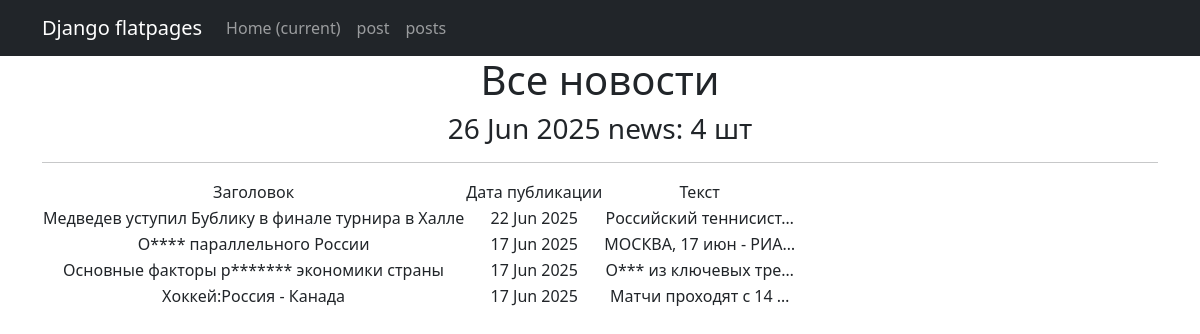
The page /news/ on the database as committed earlier.
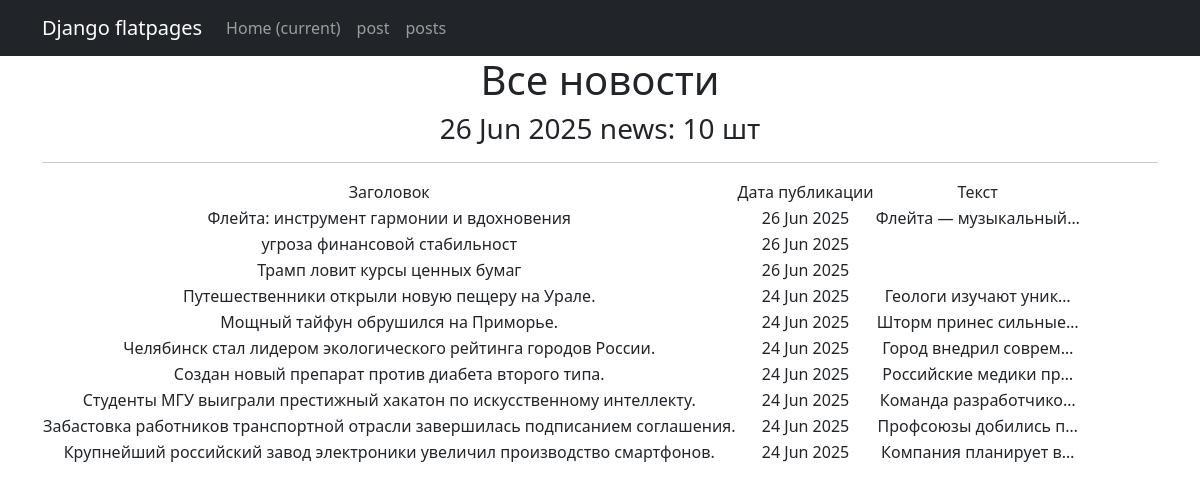
The same page on the database as committed later.
### news/models.py (models this page shows, shortened)
class Post(models.Model):
    author = models.ForeignKey(Author, on_delete=models.CASCADE)
    article = models.BooleanField(default=False)
    time_in = models.DateTimeField(auto_now_add=True)
    category = models.ManyToManyField(Category, through='PostCategory')
    heading = models.CharField(max_length=255, unique=True)
    text = models.TextField()
    rating_post = models.FloatField(default=0.0)

### news/views.py (the view)
# urls.py: path('news/', PostsList.as_view(), name = 'post_list'),
class PostsList(ListView):
    model = Post
    ordering = '-time_in'
    template_name = 'news.html'
    context_object_name = 'posts'
    paginate_by = 10
    def get_queryset(self):
        queryset = super().get_queryset()
        self.filterset = PostFilter(self.request.GET, queryset)
        return self.filterset.qs
    def get_context_data(self, **kwargs):
        context = super().get_context_data(**kwargs)
        context['time_now'] = datetime.utcnow()
        context['next_sale'] = None
        context['filterset'] = self.filterset
        return context

### news/templatetags/custom_filters.py (called while the page is built)
@register.filter()
def censor(value):
   if not  isinstance(value, str):
      raise FilterException("Фильтр применяется только к строке")
   for word in OBSCENE_WORDS:
       word_low = word.title()
       value = value.replace(word,word[0]+ '*' * (len(word) - 1))
       value = value.replace(word_low, word_low[0] + '*' * (len(word) - 1))
   return value

### news/templatetags/custom_tags.py (called while the page is built)
@register.simple_tag()
def current_time(format_string='%b %d %Y'):
   return datetime.utcnow().strftime(format_string)

### templates/news.html (shortened to what this page needs)
{% extends 'flatpages/default.html' %}
{% load custom_filters %}!
{% load custom_tags %}
{% block content %}
   <h1>Все новости</h1>
   <h3>{% current_time '%d %b  %Y' %}  news: {{posts|length}} шт</h3>
   <hr>
   {% if posts %}
       <table>
           <tr>
               <td>Заголовок</td>
               <td>Дата публикации</td>
               <td>Текст</td>
           </tr>
           {% for post in posts %}
           <tr>
               <td>{{ post.heading |censor}}</td>
               <td>{{ post.time_in|date:'d M Y'}}</td>
               <td>{{ post.text|truncatechars:21|censor }}</td>
           </tr>
           {% endfor %}
       </table>
   {% else %}
       <h2>Товаров нет!</h2>
   {% endif %}
{% endblock content %}

Rows that differ between the two databases and show on the page:
no longer on this page (row unchanged): Post: heading|censor "Медведев уступил Бублику в финале турнира в Халле", time_in "22 Jun 2025", text|censor "Российский теннисист…"
no longer on this page (row unchanged): Post: heading|censor "О**** параллельного России", time_in "17 Jun 2025", text|censor "МОСКВА, 17 июн - РИА…"
no longer on this page (row unchanged): Post: heading|censor "Основные факторы р******* экономики страны", time_in "17 Jun 2025", text|censor "О*** из ключевых тре…"
no longer on this page (row edited): Post: heading|censor "Хоккей:Россия - Канада", time_in "17 Jun 2025", text|censor "Матчи проходят с 14 …"
added Post: heading|censor "Флейта: инструмент гармонии и вдохновения", time_in "26 Jun 2025", text|censor "Флейта — музыкальный…"
added Post: heading|censor "угроза финансовой стабильност", time_in "26 Jun 2025"
added Post: heading|censor "Трамп ловит курсы ценных бумаг", time_in "26 Jun 2025"
added Post: heading|censor "Путешественники открыли новую пещеру на Урале.", time_in "24 Jun 2025", text|censor "Геологи изучают уник…"
added Post: heading|censor "Мощный тайфун обрушился на Приморье.", time_in "24 Jun 2025", text|censor "Шторм принес сильные…"
added Post: heading|censor "Челябинск стал лидером экологического рейтинга городов России.", time_in "24 Jun 2025", text|censor "Город внедрил соврем…"
added Post: heading|censor "Создан новый препарат против диабета второго типа.", time_in "24 Jun 2025", text|censor "Российские медики пр…"
added Post: heading|censor "Студенты МГУ выиграли престижный хакатон по искусственному интеллекту.", time_in "24 Jun 2025", text|censor "Команда разработчико…"
added Post: heading|censor "Забастовка работников транспортной отрасли завершилась подписанием соглашения.", time_in "24 Jun 2025", text|censor "Профсоюзы добились п…"
added Post: heading|censor "Крупнейший российский завод электроники увеличил производство смартфонов.", time_in "24 Jun 2025", text|censor "Компания планирует в…"
Other text that changed with them:
{{ posts|length }}: "4" → "10"
